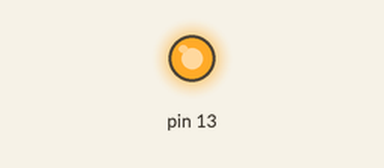
Recording of a sketch running on a simulated Arduino Uno, built with avr-gcc and run on an emulated ATmega328P. Parts: output pins drawn as LEDs (lit = HIGH). Pins used as bus, display or sensor lines are not drawn.

Above: at 0.02 s.
At 18.47 s:
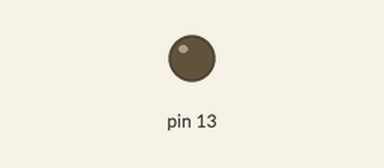
Timing chart, 0 to 18.8 s (numbered marks = the images above):
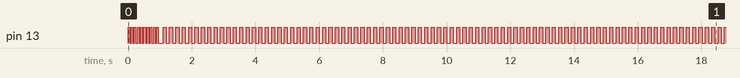

The sketch:

shiftOutCurrents.ino
```cpp
/*
  Test output to TLC5916 chips
*/

const int PULSE = 5;
const int LATCH = 1;
const int CLOCK = 2;
const int OUTPUT_ENABLE = 3;
const int DATA = 4;
const long RATE = 9600;
const int NBYTES = 1;
byte bytes[NBYTES];

int t = 0;
int flip = 0;
bool booting = true;

void updateBytes() {
  digitalWrite(LATCH, LOW);

  for(int i = NBYTES - 1; i >= 0; i--) {
    shiftOut(DATA, CLOCK, MSBFIRST, bytes[i]);
  }
  digitalWrite(LATCH, HIGH);
}

void setCurrent() {
  // 1
  digitalWrite(CLOCK, HIGH);
  digitalWrite(OUTPUT_ENABLE, HIGH);
  digitalWrite(LATCH, LOW);

  digitalWrite(CLOCK, LOW);
  digitalWrite(OUTPUT_ENABLE, LOW);

  // 2
  digitalWrite(CLOCK, HIGH);

  digitalWrite(CLOCK, LOW);
  digitalWrite(OUTPUT_ENABLE, HIGH);

  // 3
  digitalWrite(CLOCK, HIGH);

  digitalWrite(CLOCK, LOW);
  digitalWrite(LATCH, HIGH);

  // 4
  digitalWrite(CLOCK, HIGH);
  digitalWrite(CLOCK, LOW);
  digitalWrite(LATCH, LOW);

  // 5
  digitalWrite(CLOCK, HIGH);
  digitalWrite(CLOCK, LOW);

 // Resume
  digitalWrite(OUTPUT_ENABLE, LOW);
}

void setup() {
  Serial.begin(RATE);
  pinMode(LATCH, OUTPUT);
  pinMode(CLOCK, OUTPUT);
  pinMode(DATA, OUTPUT);
  pinMode(OUTPUT_ENABLE, OUTPUT);
  pinMode(13, OUTPUT);
  digitalWrite(OUTPUT_ENABLE, LOW);
  digitalWrite(CLOCK, LOW);
  digitalWrite(LATCH, HIGH);
  for (unsigned int i = 0; i < NBYTES; i++) {
    bytes[i] = 255;
  }

  setCurrent();
  updateBytes();
}

void loop() {
 updateBytes();

  if (booting) {
    booting = false;

    for (int i = 0; i < 10; i++) {
      digitalWrite(13, HIGH);
      delay(50);
      digitalWrite(13, LOW);
      delay(50);
    }
  }
  else {
    for (int i = 0; i < NBYTES; i++) {
      bytes[i]++;
    }

    delay(100);
    flip = 1 - flip;
    digitalWrite(13, flip);
  }
}
```

Measured:
- by itself, pin 13: goes 9 × (HIGH 0.05 s, LOW 0.05 s), HIGH 0.05 s, LOW 0.15 s, 643 × (HIGH 0.10 s, LOW 0.10 s), HIGH 0.10 s, then LOW
